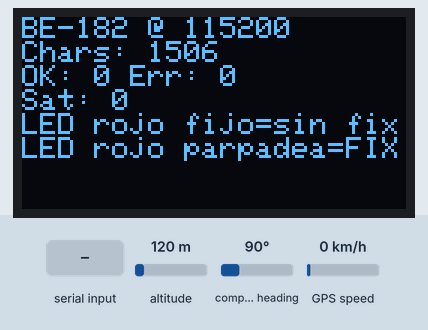
Simulated run of this sketch. Board: ESP32. Parts: 128×64 one-colour display. The test bench sets the inputs (shaded band); at power-on: altitude 120 m, compass heading 90°, GPS speed 0 km/h. The GPS gets a fix after 3 s at 37.7749, -122.4194 with 8 satellites; what the sketch prints to the serial monitor is not drawn.

Above: at 2.7 s.
2.8 s: "1" received over the second serial link
At 3.5 s:
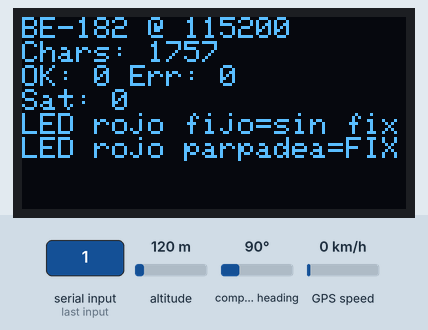
6.8 s: altitude set to 500 m
At 8.4 s:
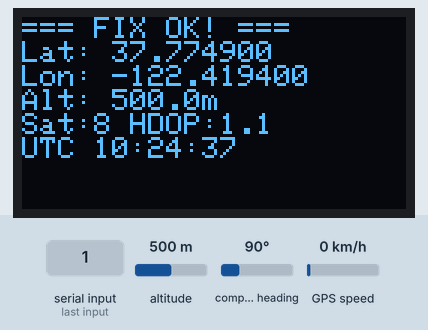
10.1 s: altitude set to 20 m
At 11.1 s:
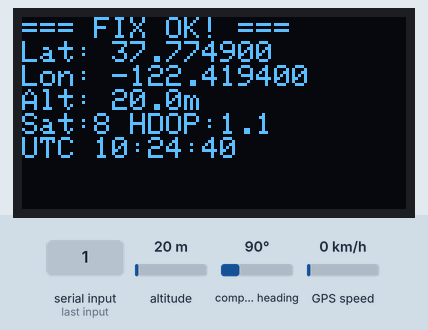
15.1 s: altitude set to 250 m
At 16.3 s:
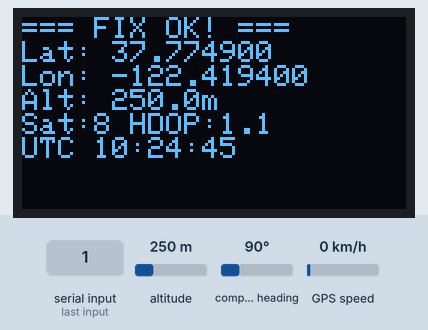
18.1 s: altitude set to 510 m
At 19.4 s:
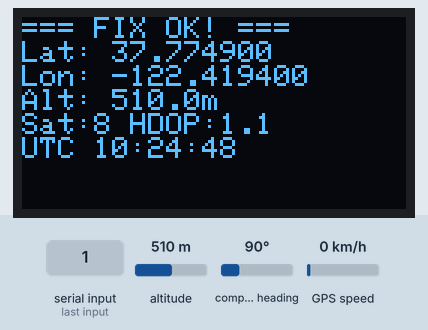
Timing chart, 0 to 21.1 s (numbered marks = the images above; inputs shaded):
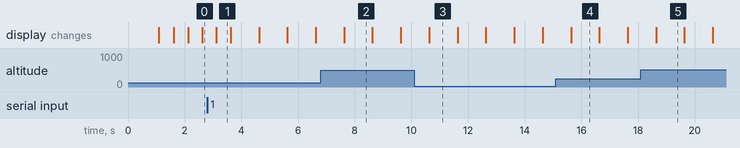

Measured:
- what the display in image 1 shows lasts 0.5 s, from 3.1 s to 3.6 s
- what the display in image 2 shows lasts 1.0 s, from 7.6 s to 8.6 s

The sketch:

prueba_be182.ino
```cpp
#include <Arduino.h>
#include <Wire.h>
#include <Adafruit_GFX.h>
#include <Adafruit_SSD1306.h>
#include <TinyGPSPlus.h>
#include <HardwareSerial.h>

// ── OLED ──────────────────────────────────────────
#define SCREEN_WIDTH  128
#define SCREEN_HEIGHT  64
#define OLED_RESET     -1
#define OLED_ADDRESS  0x3C

Adafruit_SSD1306 display(SCREEN_WIDTH, SCREEN_HEIGHT, &Wire, OLED_RESET);

// ── Beitian BE-182 ────────────────────────────────
#define GPS_RX_PIN 16      // ESP32 RX2 ← BE-182 TX
#define GPS_TX_PIN 17      // ESP32 TX2 → BE-182 RX
#define GPS_BAUD   115200  // ← CLAVE: BE-182 default es 115200

TinyGPSPlus gps;
HardwareSerial gpsSerial(2);

unsigned long lastUpdate = 0;

// ─────────────────────────────────────────────────
void oledMsg(String l1, String l2="", String l3="", String l4="") {
  display.clearDisplay();
  display.setTextSize(1);
  display.setTextColor(SSD1306_WHITE);
  display.setCursor(0, 0);
  display.println(l1);
  if (l2 != "") display.println(l2);
  if (l3 != "") display.println(l3);
  if (l4 != "") display.println(l4);
  display.display();
}

void mostrarDiagnostico() {
  display.clearDisplay();
  display.setTextSize(1);
  display.setTextColor(SSD1306_WHITE);
  display.setCursor(0, 0);

  display.println("BE-182 @ 115200");
  display.print("Chars: ");  display.println(gps.charsProcessed());
  display.print("OK: ");     display.print(gps.sentencesWithFix());
  display.print(" Err: ");   display.println(gps.failedChecksum());
  display.print("Sat: ");    display.println(gps.satellites.isValid() ? gps.satellites.value() : 0);

  // LED rojo = sin fix, LED rojo parpadeando = fix
  display.println("LED rojo fijo=sin fix");
  display.println("LED rojo parpadea=FIX");

  display.display();
}

void mostrarFix() {
  display.clearDisplay();
  display.setTextSize(1);
  display.setTextColor(SSD1306_WHITE);
  display.setCursor(0, 0);

  display.println("=== FIX OK! ===");
  display.print("Lat: "); display.println(gps.location.lat(), 6);
  display.print("Lon: "); display.println(gps.location.lng(), 6);

  if (gps.altitude.isValid()) {
    display.print("Alt: ");
    display.print(gps.altitude.meters(), 1);
    display.println("m");
  }

  display.print("Sat:");
  display.print(gps.satellites.value());
  display.print(" HDOP:");
  display.println(gps.hdop.isValid() ? gps.hdop.value() / 100.0 : 0, 1);

  if (gps.time.isValid()) {
    char buf[20];
    snprintf(buf, sizeof(buf), "UTC %02d:%02d:%02d",
             gps.time.hour(), gps.time.minute(), gps.time.second());
    display.println(buf);
  }

  display.display();
}

// ─────────────────────────────────────────────────
void setup() {
  Serial.begin(115200);
  Serial.println("\n=== Beitian BE-182 Test ===");
  Serial.println("Baud: 115200, Update: 10Hz");

  Wire.begin();

  if (!display.begin(SSD1306_SWITCHCAPVCC, OLED_ADDRESS)) {
    if (!display.begin(SSD1306_SWITCHCAPVCC, 0x3D)) {
      Serial.println("ERROR: OLED no encontrado");
      while (true);
    }
  }

  oledMsg("BE-182 GNSS", "Baud: 115200", "10Hz update", "Iniciando...");
  delay(1000);

  gpsSerial.begin(GPS_BAUD, SERIAL_8N1, GPS_RX_PIN, GPS_TX_PIN);
  Serial.println("GPS serial listo");

  oledMsg("GPS serial OK", "Esperando NMEA...");
  delay(500);
}

// ─────────────────────────────────────────────────
void loop() {
  while (gpsSerial.available()) {
    char c = gpsSerial.read();
    gps.encode(c);
    Serial.write(c);
  }

  if (millis() - lastUpdate >= 500) {  // 500ms porque update rate es 10Hz
    lastUpdate = millis();

    if (gps.location.isValid()) {
      mostrarFix();
    } else {
      mostrarDiagnostico();
    }

    Serial.printf("[STATUS] Chars:%lu OK:%lu Err:%lu Sat:%d Fix:%s\n",
      gps.charsProcessed(),
      gps.sentencesWithFix(),
      gps.failedChecksum(),
      gps.satellites.isValid() ? gps.satellites.value() : 0,
      gps.location.isValid() ? "SI" : "NO"
    );
  }
}
```
